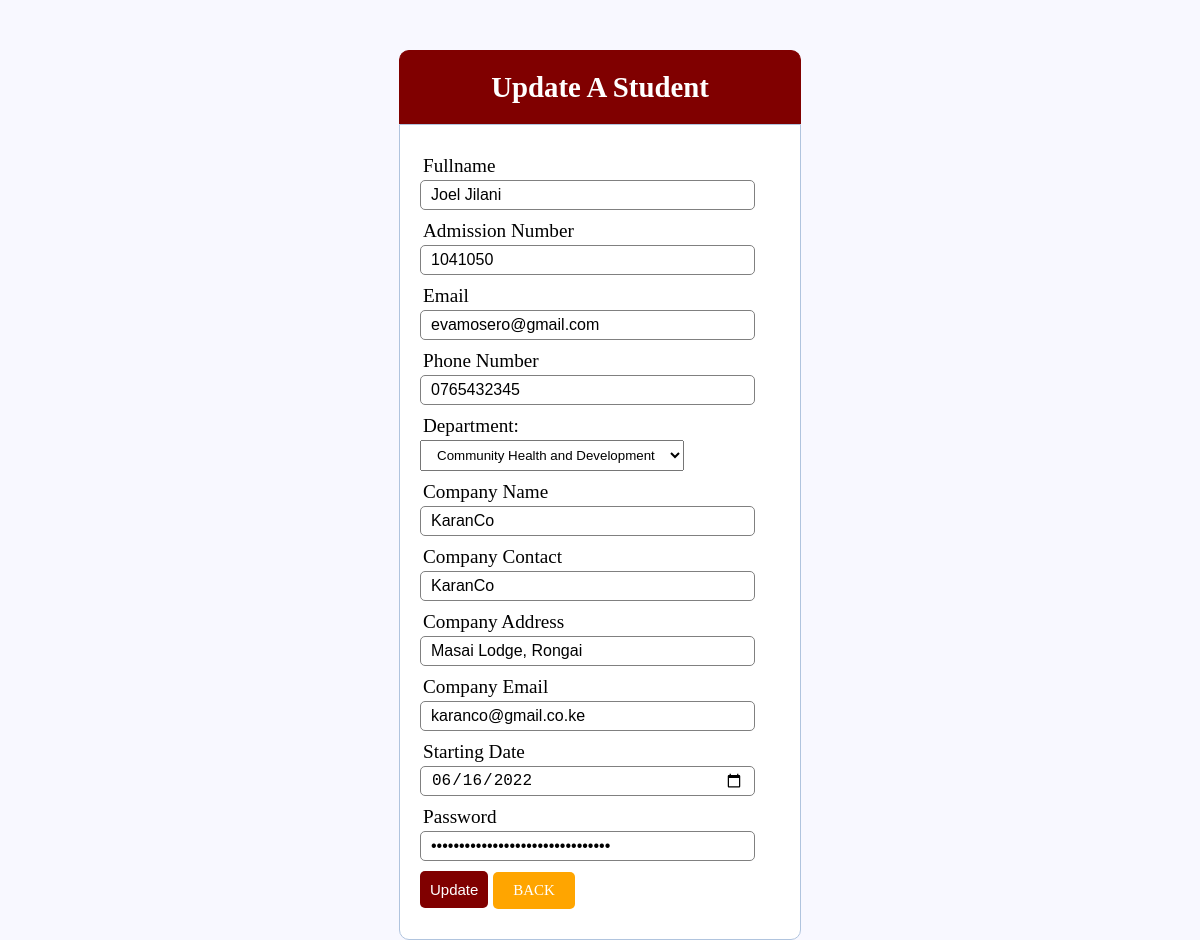
The app's page /admin/update/updatestudents.php?update=36 with its own data.
### tables this page shows
CREATE TABLE IF NOT EXISTS `students` (
  `student_id` int NOT NULL AUTO_INCREMENT,
  `fullname` varchar(200) NOT NULL,
  `admission_number` varchar(200) NOT NULL,
  `email` varchar(200) NOT NULL,
  `phone_number` varchar(200) NOT NULL,
  `department` varchar(200) NOT NULL,
  `company_name` varchar(200) NOT NULL,
  `company_contact` varchar(200) NOT NULL,
  `company_address` varchar(200) NOT NULL,
  `company_email` varchar(200) NOT NULL,
  `startingdate` varchar(200) NOT NULL,
  `password` varchar(200) NOT NULL,
  `created_at` varchar(200) NOT NULL,
  `Allocated` varchar(10) NOT NULL DEFAULT 'NO',
  PRIMARY KEY (`student_id`),
  UNIQUE KEY `email` (`email`,`phone_number`),
  UNIQUE KEY `admission_number` (`admission_number`)
);

### admin/update/updatestudents.php (the view, shortened to what this page needs)
<?php include('../includes/db.php');
$student_id = $_GET['update'];
$sql = "SELECT *  from `students` where student_id = $student_id";
$result = mysqli_query($conn, $sql);
$row = mysqli_fetch_assoc($result);
$fullname = $row['fullname'];
$admissionnumber = $row['admission_number'];
$email = $row['email'];
$phonenumber = $row['phone_number'];
$department = $row['department'];
$companyname = $row['company_name'];
$companycontact = $row['company_contact'];
$companyaddress = $row['company_address'];
$companyemail = $row['company_email'];
$startingdate = $row['startingdate'];
$password = $row['password'];
?>
<html>
<head>
    <link rel="stylesheet" href="../templates/admin1.css" />
    <link rel="stylesheet" type="text/css" href="../templates/style.css">
</head>
<body>
    <div class="heading">
        <h2> Update A Student</h2>
    </div>
    <form method="post" action="">
        <div class="inputform">
            <label>Fullname</label>
            <input type="text" name="fullname" value="<?php echo $fullname ?>">
        </div>
        <div class="inputform">
            <label>Admission Number</label>
            <input type="text" name="admission_number" value="<?php echo $admissionnumber ?>">
        </div>
        <div class="inputform">
            <label>Email</label>
            <input type="email" name="email" value="<?php echo $email ?>">
        </div>
        <div class="inputform">
            <label>Phone Number</label>
            <input type="text" name="phone_number" value="<?php echo $phonenumber ?>">
        </div>
        <div class="inputform">
            <label for="department">Department:</label>
            <select name="department">
                <option selected disabled><?php echo $department ?></option>
            </select>
        </div>
        <div class="inputform">
            <label>Company Name</label>
            <input type="text" name="company_name" value="<?php echo $companyname ?>">
        </div>
        <div class="inputform">
            <label>Company Contact</label>
            <input type="text" name="company_contact" value="<?php echo $companycontact ?>">
        </div>
        <div class="inputform">
            <label>Company Address</label>
            <input type="text" name="company_address" value="<?php echo $companyaddress ?>">
        </div>
        <div class="inputform">
            <label>Company Email</label>
            <input type="text" name="company_email" value="<?php echo $companyemail ?>">
        </div>
        <div class="inputform">
            <label>Starting Date</label>
            <input type="date" name="startingdate" value="<?php echo $startingdate ?>">
        </div>
        <div class="inputform">
            <label>Password</label>
            <input type="password" name="password" value="<?php echo $password ?>">
        </div>
        <div class="inputform">
            <button type="submit" class="btn" name="submit">Update</button>
            <a href="../registeredstudents.php" class="btn" style="display: inline-block; text-align: center; padding: 10px 20px; background: orange; color: white; text-decoration: none; border-radius: 5px;">BACK</a>
        </div>
    </form>
</body>
</html>

### admin/templates/admin1.css (style rules this page uses)
* { margin: 0; padding: 0; text-decoration: none; }
body { box-sizing: border-box; }
select { padding:6px 12px; }

### admin/templates/style.css (style rules this page uses)
* { margin: 0px; padding: 0px; }
body { font-size: 120%; background: #F8F8FF; }
.heading { width: 30%; margin: 50px auto 0px; color: white; background: #800000; text-align: center; border: 1px solid #800000; border-bottom: none; border-radius: 10px 10px 0px 0px; padding: 20px; }
form, .content { width: 30%; margin: 0px auto; padding: 20px; border: 1px solid #B0C4DE; background: white; border-radius: 0px 0px 10px 10px; }
.inputform { margin: 10px 0px 10px 0px; }
.inputform label { display: block; text-align: left; margin: 3px; }
.inputform input { height: 30px; width: 93%; padding: 5px 10px; font-size: 16px; border-radius: 5px; border: 1px solid gray; }
.btn { padding: 10px; font-size: 15px; color: white; background: #800000; border: none; border-radius: 5px; }

### records on screen
students: fullname "Joel Jilani", admission_number "1041050", email "evamosero@gmail.com", phone_number "0765432345", department "Community Health and Development", company_name "KaranCo", company_contact "KaranCo", company_address "Masai Lodge, Rongai", company_email "karanco@gmail.co.ke", startingdate "06/16/2022"
